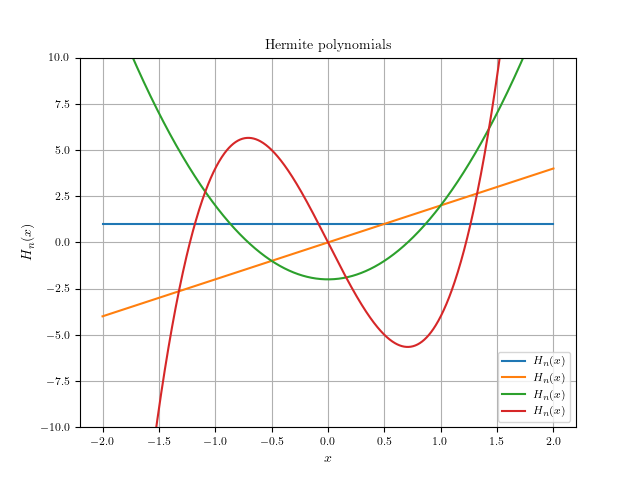

This figure's Julia source:
#!/usr/bin/env julia
# File: hermite.jl
# Name: D.Saravanan
# Date: 27/08/2021

""" Script to calculate and plot Hermite polynomials """

import PyPlot
const plt = PyPlot
plt.rc("pgf", texsystem="pdflatex")
plt.rc("font", family="serif", weight="normal", size=8)
plt.rc("axes", labelsize=10, titlesize=10)
plt.rc("figure", titlesize=10)
plt.rc("text", usetex="True")
using LaTeXStrings

function Hermite(x, n)
    # recurrence relation of Hermite polynomials
    # H_0 = 1, H_1 = 2x
    # H_(n+1) = 2 x H_(n) - 2 n H_(n-1)
    n == 0 && return 1
    n == 1 && return 2*x
    2x*Hermite(x, n-1) - 2(n-1)*Hermite(x, n-2)    
end

fig, ax = plt.subplots()

for n in 0:3
    
    # interval [-2, 2]
    x = LinRange(-2, 2, 1000)
    y = map(x -> Hermite(x, n), x)

    ax.plot(x, y, label=L"H_{n}(x)")
end

ax.set(xlabel=raw"$x$", ylabel=raw"$H_{n}(x)$", ylim=(-10,10))
ax.set_title(raw"Hermite polynomials")
ax.grid(true); ax.legend()
plt.savefig("hermite.png")
